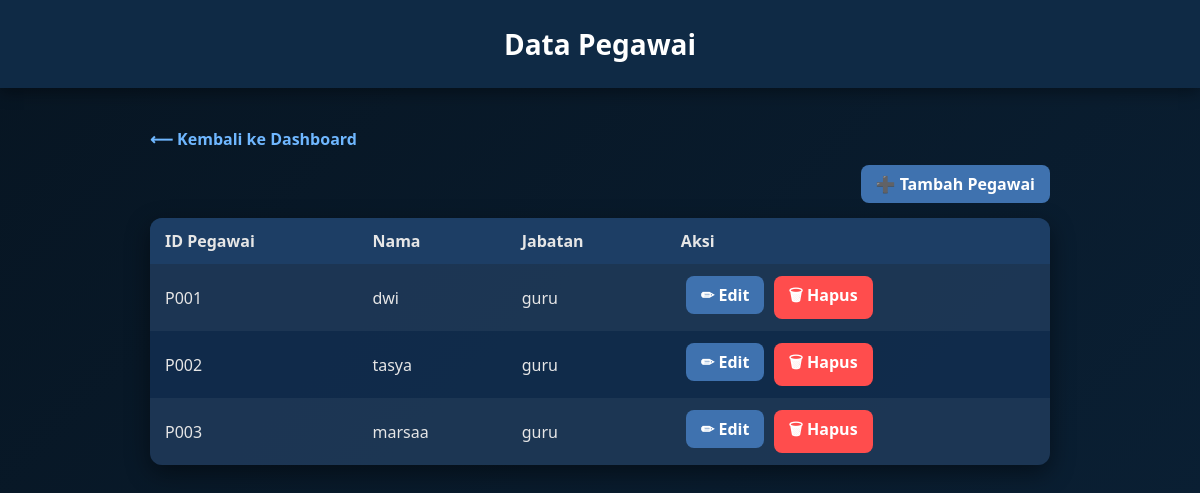
/admin_app/pegawai/, run on an earlier commit of the app's database.
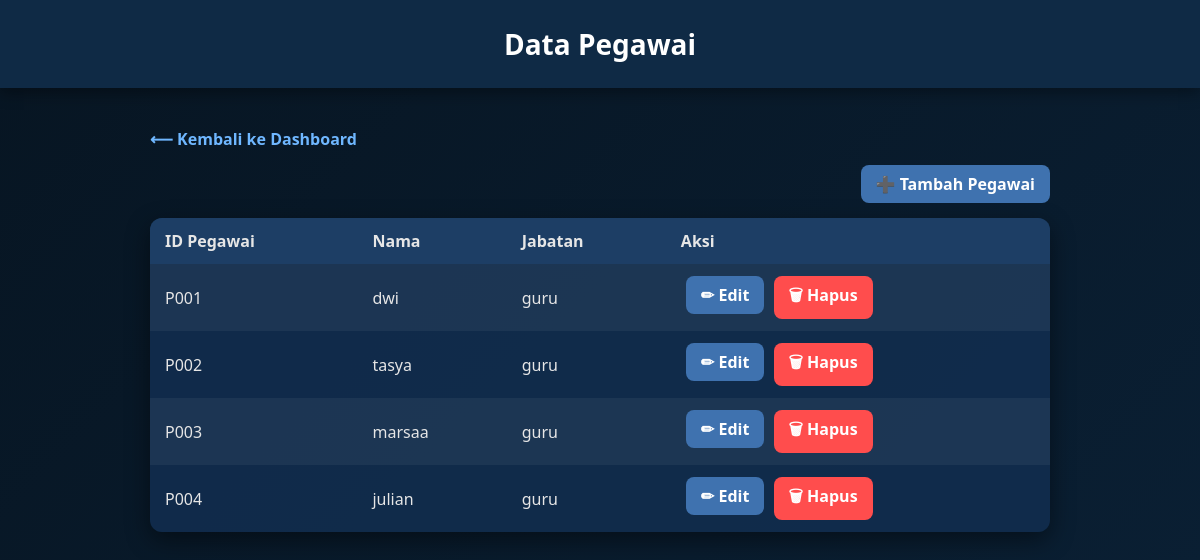
And on a later commit of the database.
### admin_app/models.py (models this page shows, shortened)
class Pegawai(models.Model):
    id_pegawai = models.CharField(max_length=10, unique=True, editable=False)
    JABATAN_CHOICES = [
        ("guru", "Guru"),
        ("staff", "Staff"),
        ("admin", "Admin"),
    ]
    user = models.OneToOneField(User, on_delete=models.CASCADE, null=True, blank=True)
    nama = models.CharField(max_length=200)
    nip = models.CharField(max_length=50, blank=True, null=True)
    jabatan = models.CharField(max_length=20, choices=JABATAN_CHOICES)
    gaji_pokok = models.IntegerField(default=0)

### admin_app/views.py (the view)
# urls.py: path("pegawai/", views.list_pegawai, name="list_pegawai"),
def list_pegawai(request):
    data = Pegawai.objects.all()
    return render(request, "admin_app/pegawai.html", {"pegawai_list": data})

### admin_app/templates/admin_app/pegawai.html (shortened to what this page needs)
<!DOCTYPE html>
<html lang="en">
<head>
</head>
<body>
<header>Data Pegawai</header>
<div class="wrapper">
    <a href="{% url 'index' %}" class="back">⟵ Kembali ke Dashboard</a>
    <div class="top-actions">
        <a href="{% url 'tambah_pegawai' %}" class="button">➕ Tambah Pegawai</a>
    </div>
    <table>
        <tr>
            <th>ID Pegawai</th>
            <th>Nama</th>
            <th>Jabatan</th>
            <th>Aksi</th>
        </tr>
        {% for p in pegawai_list %}
        <tr>
            <td>{{ p.id_pegawai }}</td>
            <td>{{ p.nama }}</td>
            <td>{{ p.jabatan }}</td>
            <td>
                <a href="{% url 'edit_pegawai' p.id %}" class="button">✏ Edit</a>
                <a href="{% url 'hapus_pegawai' p.id %}" class="button delete-button">🗑 Hapus</a>
            </td>
        </tr>
        {% empty %}
        <tr>
            <td colspan="4" style="text-align:center;">Belum ada data pegawai</td>
        </tr>
        {% endfor %}
    </table>
</div>
</body>
</html>

What changed in the data, as far as the page shows it:
added Pegawai: id_pegawai "P004", nama "julian", jabatan "guru"
